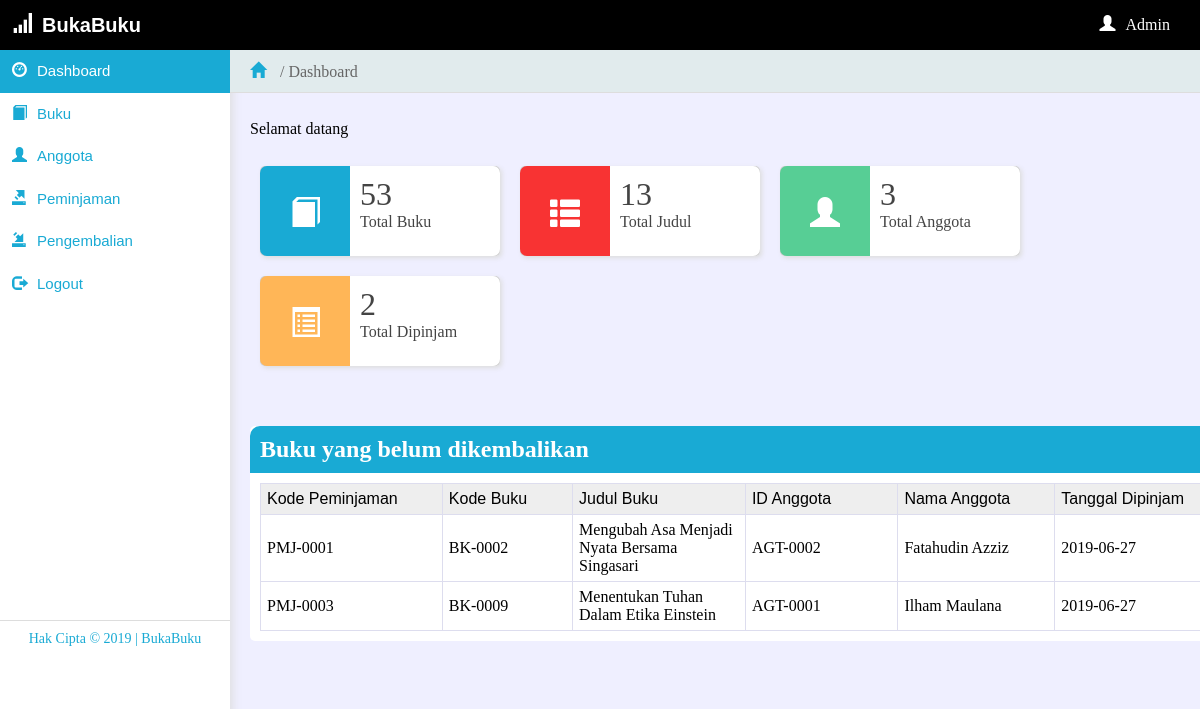
The app's page /user/manajemen/index.php (signed in) with its own data.
### tables this page shows
CREATE TABLE `peminjaman` (
  `kd_peminjaman` varchar(15) NOT NULL,
  `kd_buku` varchar(15) NOT NULL,
  `id_anggota` varchar(15) NOT NULL,
  `tgl_pinjam` date NOT NULL
);

CREATE TABLE `buku` (
  `kd_buku` varchar(15) NOT NULL,
  `judul_buku` varchar(150) NOT NULL,
  `pengarang` varchar(30) NOT NULL,
  `penerbit` varchar(30) NOT NULL,
  `tahun` varchar(4) NOT NULL,
  `stok` int(3) NOT NULL,
  `tersedia` int(3) NOT NULL,
  `foto` varchar(150) NOT NULL
);

CREATE TABLE `anggota` (
  `id_anggota` varchar(10) NOT NULL,
  `nama_anggota` varchar(30) NOT NULL,
  `tgl_lahir` date NOT NULL,
  `jenkel` varchar(1) NOT NULL,
  `alamat` text NOT NULL,
  `no_hp` varchar(15) NOT NULL,
  `foto` varchar(100) NOT NULL
);

### user/manajemen/home.php (the view)
<?php
	$buku = mysqli_fetch_array(mysqli_query($con, "select sum(stok) as jml from buku"));
	if ($buku['jml'] > 0) {
		$jmlBuku = $buku['jml'];
	}
	else{
		$jmlBuku = 0;
	}
	$jmlJudul = mysqli_num_rows(mysqli_query($con, "select * from buku"));
	$jmlAnggota = mysqli_num_rows(mysqli_query($con, "select * from anggota"));
	$dipinjam = mysqli_fetch_array(mysqli_query($con, "select sum(tersedia) as tersedia from buku"));
	$jDipinjam = $dipinjam['tersedia'];
	$jmlDipinjam = $jmlBuku - $jDipinjam;
?>
Selamat datang <h1><?php echo $_SESSION['nama']; ?></h1>
<br>
<div class='panel-item'>
	<div class='col-blue'><span class='glyphicon glyphicon-book'></span></div>
	<div class='col-white'>
		<font size='6'><?php echo $jmlBuku; ?></font>
		<br>Total Buku
	</div>
</div>
<div class='panel-item'>
	<div class='col-red'><span class='glyphicon glyphicon-th-list'></span></div>
	<div class='col-white'>
		<font size='6'><?php echo $jmlJudul; ?></font>
		<br>Total Judul
	</div>
</div>
<div class='panel-item'>
	<div class='col-green'><span class='glyphicon glyphicon-user'></span></div>
	<div class='col-white'>
		<font size='6'><?php echo $jmlAnggota; ?></font>
		<br>Total Anggota
	</div>
</div>
<div class='panel-item'>
	<div class='col-orange'><span class='glyphicon glyphicon-list-alt'></span></div>
	<div class='col-white'>
		<font size='6'><?php echo $jmlDipinjam; ?></font>
		<br>Total Dipinjam
	</div>
</div>
<div class="dipinjam">
	<div class="dipinjam-header">
		<h2><font style="color: #fff;">Buku yang belum dikembalikan</font></h2>
	</div>
	<div class="dipinjam-content">
		<table class="datatable">
		<tr>
			<th>Kode Peminjaman</th>
			<th>Kode Buku</th>
			<th>Judul Buku</th>
			<th>ID Anggota</th>
			<th>Nama Anggota</th>
			<th>Tanggal Dipinjam</th>
		</tr>
		<?php
			$sql1 = mysqli_query($con,"select * from peminjaman");
			if(mysqli_num_rows($sql1) > 0) {
				while ($dataPeminjaman = mysqli_fetch_array($sql1)) {
					$sql2 = mysqli_num_rows(mysqli_query($con,"select * from pengembalian where kd_peminjaman = '$dataPeminjaman[kd_peminjaman]'"));
					if($sql2==0){
					$dataJudul = mysqli_fetch_array(mysqli_query($con,"select judul_buku from buku where kd_buku = '$dataPeminjaman[kd_buku]'"));
					$dataNama = mysqli_fetch_array(mysqli_query($con,"select nama_anggota from anggota where id_anggota = '$dataPeminjaman[id_anggota]'"));
					echo "	<tr class='tr'>
								<td>$dataPeminjaman[kd_peminjaman]</td>
								<td>$dataPeminjaman[kd_buku]</td>
								<td>$dataJudul[judul_buku]</td>
								<td>$dataPeminjaman[id_anggota]</td>
								<td>$dataNama[nama_anggota]</td>
								<td>$dataPeminjaman[tgl_pinjam]</td>
							<tr>
					";
					}
				}
			}
			else {
				echo "	<tr>
							<td colspan='7' align='center'>Data tidak tersedia</td>
						<tr>
					";
			}
		?>
	</table>
	</div>
</div>

### config/css/internal-css.css (style rules this page uses)
body { background-color: #efefff; overflow-x: hidden; }
h1, h2, h3, h4, h5, h6 { color: #5f6468; }
.panel-item { float: left; background-color: #ccc; width: 240px; height: 90px; border-radius: 5px; margin: 10px; box-shadow: 2px 2px 5px #ddd; }
.col-white { color: #444; float: right; background-color: #fff; width: 130px; height: 70px; padding: 10px; border-radius: 0px 7px 7px 0px; }
.col-red { color: #fff; float: left; background-color: #F83333; width: 30px; font-size: 30px; height: 30px; padding: 30px; border-radius: 7px 0px 0px 7px; }
.col-blue { color: #fff; float: left; background-color: #19AAD4; width: 30px; font-size: 30px; height: 30px; padding: 30px; border-radius: 7px 0px 0px 7px; }
.col-orange { color: #fff; float: left; background-color: #FFB657; width: 30px; font-size: 30px; height: 30px; padding: 30px; border-radius: 7px 0px 0px 7px; }
.col-green { color: #fff; float: left; background-color: #57CE95; width: 30px; font-size: 30px; height: 30px; padding: 30px; border-radius: 7px 0px 0px 7px; }
.datatable { border-collapse: collapse; }
.datatable th { width: 1%; text-align: left; background-color:#eee; color:#000; border:1px solid #dde; padding:6px; font-family: sans-serif; font-weight: 500; }
.datatable td { padding: 6px; border:1px solid #dde; }
.dipinjam { float: left; margin-top: 50px; background-color: #fff; width: 100%; border-radius: 5px }
.dipinjam-header { float: left; background-color: #19AAD4; padding: 10px; width: 99%; border-radius: 10px 10px 0px 0px; }
.dipinjam-content { float: left; background-color: #fff; padding: 10px; width: 99%; border-radius: 0px 0px 10px 10px; }

### config/css/internal-menu.css (style rules this page uses)
* { margin: 0px; padding: 0px; }

### records on screen
peminjaman: kd_peminjaman "PMJ-0001", kd_buku "BK-0002", kd_buku.judul_buku "Mengubah Asa Menjadi Nyata Bersama Singasari", id_anggota "AGT-0002", id_anggota.nama_anggota "Fatahudin Azziz", tgl_pinjam "2019-06-27"
peminjaman: kd_peminjaman "PMJ-0003", kd_buku "BK-0009", kd_buku.judul_buku "Menentukan Tuhan Dalam Etika Einstein", id_anggota "AGT-0001", id_anggota.nama_anggota "Ilham Maulana", tgl_pinjam "2019-06-27"

### other values on screen
$_SESSION[username] "Admin"
$jmlBuku "53"
$jmlJudul "13"
$jmlAnggota "3"
$jmlDipinjam "2"
